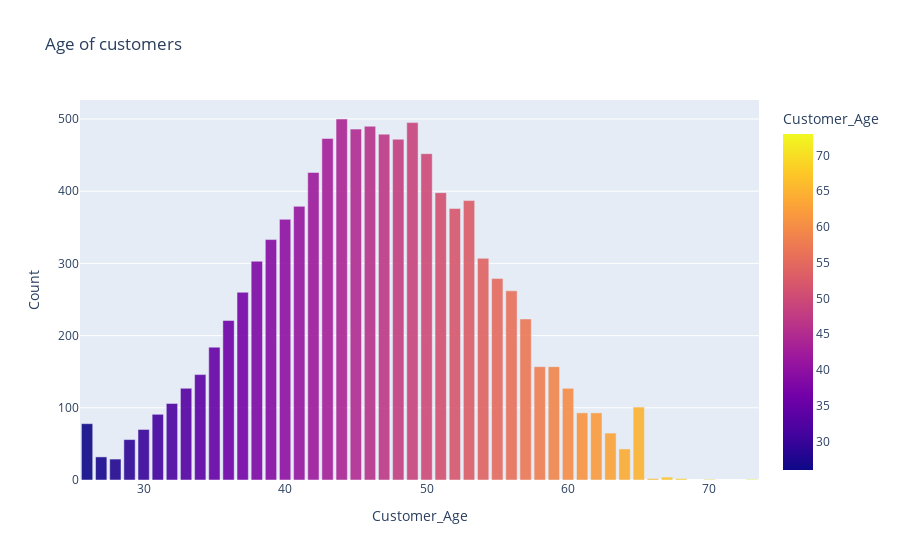

Write notebook code for a chart like this one.
### Markdown cell above
### Numerical features visualisation and analysis

### Code cell
# age

plot_age = df1['Customer_Age'].value_counts().reset_index()
plot_age.columns =['Customer_Age','Count']
plot_age = plot_age.sort_values('Count')

fig = px.bar(
    data_frame=plot_age,
    x="Customer_Age",
    y="Count",
    color="Customer_Age",               
    opacity=0.9,                  
    orientation="v",             
    barmode='relative',
    title='Age of customers'
)

fig.show()

### Figure 1 — Plotly figure (JSON) as saved in the notebook; plotly's stock layout.template omitted (floating-point values rounded to 4 significant figures)
{"data": [{"alignmentgroup": "True", "hovertemplate": "Customer_Age=%{marker.color}<br>Count=%{y}<extra></extra>", "legendgroup": "", "marker": {"color": [73, 70, 68, 66, 67, 28, 27, 64, 29, 63, 30, 26, 31, 62, 61, 65, 32, 60, 33, 34, 59, 58, 35, 36, 57, 37, 56, 55, 38, 54, 39, 40, 52, 41, 53, 51, 42, 50, 48, 43, 47, 45, 46, 49, 44], "coloraxis": "coloraxis", "opacity": 0.9, "pattern": {"shape": ""}}, "name": "", "offsetgroup": "", "orientation": "v", "showlegend": false, "textposition": "auto", "type": "bar", "x": [73, 70, 68, 66, 67, 28, 27, 64, 29, 63, 30, 26, 31, 62, 61, 65, 32, 60, 33, 34, 59, 58, 35, 36, 57, 37, 56, 55, 38, 54, 39, 40, 52, 41, 53, 51, 42, 50, 48, 43, 47, 45, 46, 49, 44], "xaxis": "x", "y": [1, 1, 2, 2, 4, 29, 32, 43, 56, 65, 70, 78, 91, 93, 93, 101, 106, 127, 127, 146, 157, 157, 184, 221, 223, 260, 262, 279, 303, 307, 333, 361, 376, 379, 387, 398, 426, 452, 472, 473, 479, 486, 490, 495, 500], "yaxis": "y"}], "layout": {"barmode": "relative", "coloraxis": {"colorbar": {"title": {"text": "Customer_Age"}}, "colorscale": [[0, "#0d0887"], [0.1111, "#46039f"], [0.2222, "#7201a8"], [0.3333, "#9c179e"], [0.4444, "#bd3786"], [0.5556, "#d8576b"], [0.6667, "#ed7953"], [0.7778, "#fb9f3a"], [0.8889, "#fdca26"], [1, "#f0f921"]]}, "legend": {"tracegroupgap": 0}, "title": {"text": "Age of customers"}, "xaxis": {"anchor": "y", "domain": [0, 1], "title": {"text": "Customer_Age"}}, "yaxis": {"anchor": "x", "domain": [0, 1], "title": {"text": "Count"}}}}
